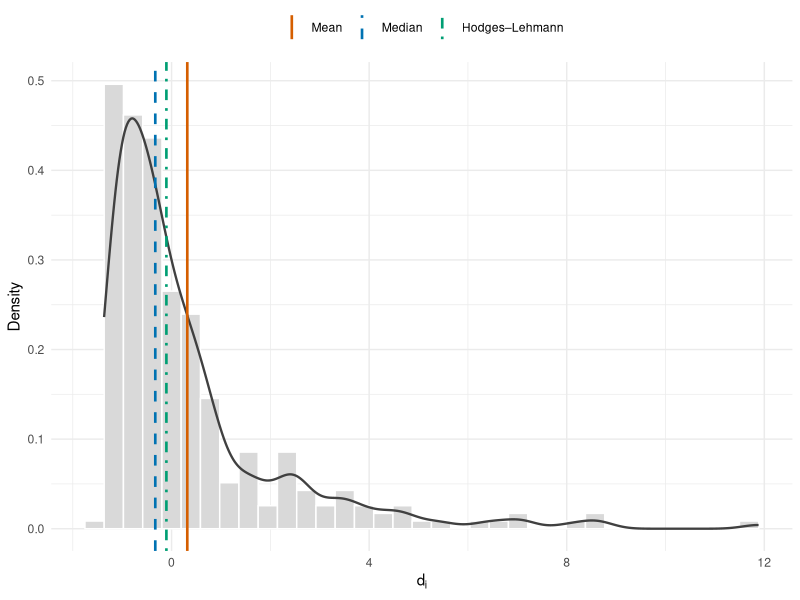
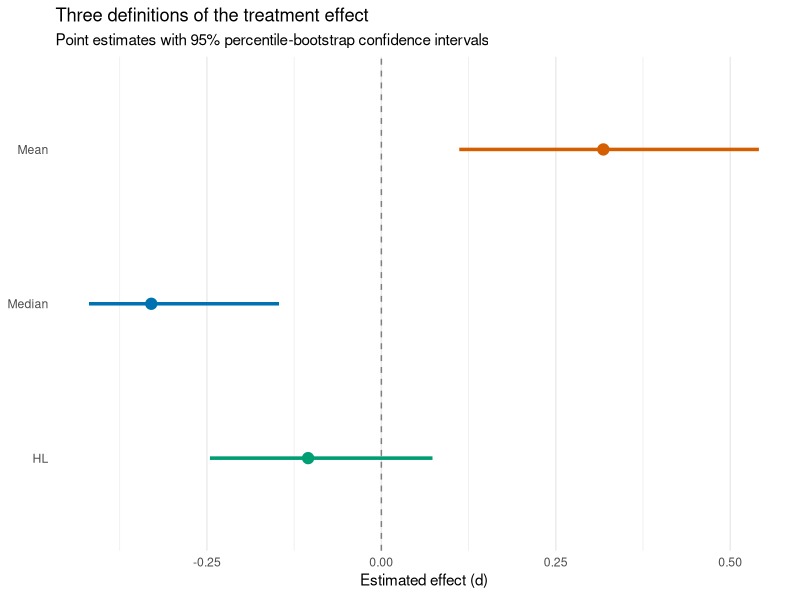

Source code (R) for these figures, in order:
## ---- chunk 1
set.seed(20260826)

n <- 300
d <- rlnorm(n, meanlog = 0, sdlog = 1) - 1.4

w <- wilcox.test(
  d,
  mu = 0,
  conf.int = TRUE,
  exact = FALSE
)

c(
  mean   = mean(d),
  median = median(d),
  HL     = unname(w$estimate)
)
## ---- chunk 2
#| echo: false
library(ggplot2)

reference_lines <- data.frame(
  statistic = factor(
    c("Mean", "Median", "Hodges–Lehmann"),
    levels = c("Mean", "Median", "Hodges–Lehmann")
  ),
  value = c(
    mean(d),
    median(d),
    unname(w$estimate)
  )
)

ggplot(data.frame(d), aes(x = d)) +
  geom_histogram(
    aes(y = after_stat(density)),
    bins = 35,
    fill = "grey85",
    colour = "white"
  ) +
  geom_density(
    linewidth = 0.8,
    colour = "grey25"
  ) +
  geom_vline(
    data = reference_lines,
    aes(
      xintercept = value,
      colour = statistic,
      linetype = statistic
    ),
    linewidth = 0.9
  ) +
  scale_colour_manual(values = c(
    "Mean" = "#D55E00",
    "Median" = "#0072B2",
    "Hodges–Lehmann" = "#009E73"
  )) +
  scale_linetype_manual(values = c(
    "Mean" = "solid",
    "Median" = "dashed",
    "Hodges–Lehmann" = "dotdash"
  )) +
  labs(
    x = expression(d[i]),
    y = "Density",
    colour = NULL,
    linetype = NULL
  ) +
  theme_minimal() +
  theme(legend.position = "top")
## ---- chunk 3
estimate_location <- function(x) {
  w <- wilcox.test(
    x,
    mu = 0,
    conf.int = TRUE,
    exact = FALSE
  )

  c(
    Mean   = mean(x),
    Median = median(x),
    HL     = unname(w$estimate)
  )
}

set.seed(20260828)

B <- 5000

boot_estimates <- replicate(B, {
  d_boot <- sample(d, size = length(d), replace = TRUE)
  estimate_location(d_boot)
})

# Percentile bootstrap intervals
bounds <- t(apply(
  boot_estimates,
  1,
  quantile,
  probs = c(0.025, 0.975),
  names = FALSE
))

observed <- estimate_location(d)

results <- data.frame(
  estimand = names(observed),
  estimate = unname(observed),
  lower_95 = bounds[, 1],
  upper_95 = bounds[, 2],
  row.names = NULL
)

results
## ---- chunk 4
#| echo: false
library(ggplot2)

plot_data <- transform(
  results,
  estimand = factor(
    estimand,
    levels = c("HL", "Median", "Mean")
  )
)

ggplot(
  plot_data,
  aes(
    x = estimate,
    y = estimand,
    colour = estimand
  )
) +
  geom_vline(
    xintercept = 0,
    linetype = "dashed",
    colour = "grey50"
  ) +
  geom_segment(
    aes(
      x = lower_95,
      xend = upper_95,
      yend = estimand
    ),
    linewidth = 1.2
  ) +
  geom_point(size = 3.5) +
  scale_colour_manual(values = c(
    "Mean"   = "#D55E00",
    "Median" = "#0072B2",
    "HL"     = "#009E73"
  )) +
  labs(
    title = "Three definitions of the treatment effect",
    subtitle = "Point estimates with 95% percentile-bootstrap confidence intervals",
    x = expression("Estimated effect (" * d * ")"),
    y = NULL
  ) +
  theme_minimal() +
  theme(
    legend.position = "none",
    panel.grid.major.y = element_blank()
  )
